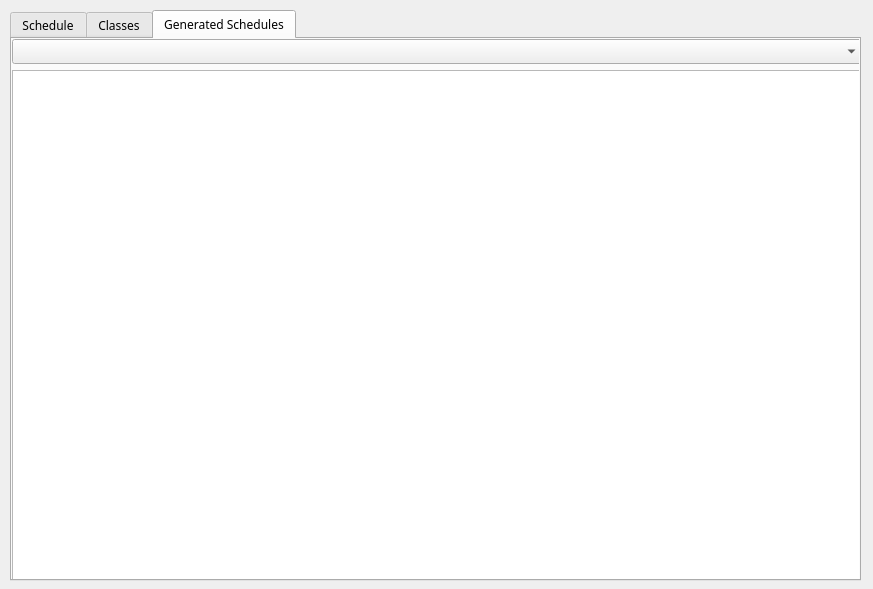
<?xml version="1.0" encoding="UTF-8"?>
<ui version="4.0">
 <class>Schedule</class>
 <widget class="QWidget" name="Schedule">
  <property name="geometry">
   <rect>
    <x>0</x>
    <y>0</y>
    <width>873</width>
    <height>589</height>
   </rect>
  </property>
  <property name="sizePolicy">
   <sizepolicy hsizetype="Expanding" vsizetype="Expanding">
    <horstretch>0</horstretch>
    <verstretch>0</verstretch>
   </sizepolicy>
  </property>
  <property name="font">
   <font>
    <family>Ubuntu Mono</family>
   </font>
  </property>
  <property name="windowTitle">
   <string>Scheduler</string>
  </property>
  <widget class="QTabWidget" name="schedulesTab">
   <property name="geometry">
    <rect>
     <x>10</x>
     <y>10</y>
     <width>851</width>
     <height>571</height>
    </rect>
   </property>
   <property name="sizePolicy">
    <sizepolicy hsizetype="Expanding" vsizetype="Expanding">
     <horstretch>0</horstretch>
     <verstretch>0</verstretch>
    </sizepolicy>
   </property>
   <property name="currentIndex">
    <number>2</number>
   </property>
   <widget class="QWidget" name="tab">
    <property name="sizePolicy">
     <sizepolicy hsizetype="Expanding" vsizetype="Expanding">
      <horstretch>0</horstretch>
      <verstretch>0</verstretch>
     </sizepolicy>
    </property>
    <attribute name="title">
     <string>Schedule</string>
    </attribute>
    <widget class="QWidget" name="gridLayoutWidget">
     <property name="geometry">
      <rect>
       <x>0</x>
       <y>0</y>
       <width>851</width>
       <height>531</height>
      </rect>
     </property>
     <property name="sizePolicy">
      <sizepolicy hsizetype="Expanding" vsizetype="Expanding">
       <horstretch>0</horstretch>
       <verstretch>0</verstretch>
      </sizepolicy>
     </property>
     <layout class="QGridLayout" name="gridLayout" rowstretch="1,0,0,10" columnstretch="1,0,0,0">
      <item row="1" column="1">
       <widget class="QTimeEdit" name="startTime">
        <property name="sizePolicy">
         <sizepolicy hsizetype="Expanding" vsizetype="Expanding">
          <horstretch>0</horstretch>
          <verstretch>0</verstretch>
         </sizepolicy>
        </property>
       </widget>
      </item>
      <item row="1" column="2">
       <widget class="QTimeEdit" name="endTime">
        <property name="sizePolicy">
         <sizepolicy hsizetype="Expanding" vsizetype="Expanding">
          <horstretch>0</horstretch>
          <verstretch>0</verstretch>
         </sizepolicy>
        </property>
       </widget>
      </item>
      <item row="0" column="3">
       <widget class="QLabel" name="label_4">
        <property name="sizePolicy">
         <sizepolicy hsizetype="Expanding" vsizetype="Expanding">
          <horstretch>0</horstretch>
          <verstretch>0</verstretch>
         </sizepolicy>
        </property>
        <property name="text">
         <string>Days</string>
        </property>
       </widget>
      </item>
      <item row="0" column="0">
       <widget class="QLabel" name="label">
        <property name="sizePolicy">
         <sizepolicy hsizetype="Expanding" vsizetype="Expanding">
          <horstretch>0</horstretch>
          <verstretch>0</verstretch>
         </sizepolicy>
        </property>
        <property name="text">
         <string>Course Name</string>
        </property>
       </widget>
      </item>
      <item row="0" column="2">
       <widget class="QLabel" name="label_3">
        <property name="sizePolicy">
         <sizepolicy hsizetype="Expanding" vsizetype="Expanding">
          <horstretch>0</horstretch>
          <verstretch>0</verstretch>
         </sizepolicy>
        </property>
        <property name="text">
         <string>End Time</string>
        </property>
       </widget>
      </item>
      <item row="0" column="1">
       <widget class="QLabel" name="label_2">
        <property name="sizePolicy">
         <sizepolicy hsizetype="Expanding" vsizetype="Expanding">
          <horstretch>0</horstretch>
          <verstretch>0</verstretch>
         </sizepolicy>
        </property>
        <property name="text">
         <string>Start Time</string>
        </property>
       </widget>
      </item>
      <item row="1" column="3">
       <layout class="QHBoxLayout" name="horizontalLayout_3">
        <item>
         <widget class="QCheckBox" name="mDay">
          <property name="sizePolicy">
           <sizepolicy hsizetype="Expanding" vsizetype="Expanding">
            <horstretch>0</horstretch>
            <verstretch>0</verstretch>
           </sizepolicy>
          </property>
          <property name="text">
           <string>M</string>
          </property>
         </widget>
        </item>
        <item>
         <widget class="QCheckBox" name="tDay">
          <property name="sizePolicy">
           <sizepolicy hsizetype="Expanding" vsizetype="Expanding">
            <horstretch>0</horstretch>
            <verstretch>0</verstretch>
           </sizepolicy>
          </property>
          <property name="text">
           <string>T</string>
          </property>
         </widget>
        </item>
        <item>
         <widget class="QCheckBox" name="wDay">
          <property name="sizePolicy">
           <sizepolicy hsizetype="Expanding" vsizetype="Expanding">
            <horstretch>0</horstretch>
            <verstretch>0</verstretch>
           </sizepolicy>
          </property>
          <property name="text">
           <string>W</string>
          </property>
         </widget>
        </item>
        <item>
         <widget class="QCheckBox" name="rDay">
          <property name="sizePolicy">
           <sizepolicy hsizetype="Expanding" vsizetype="Expanding">
            <horstretch>0</horstretch>
            <verstretch>0</verstretch>
           </sizepolicy>
          </property>
          <property name="text">
           <string>R</string>
          </property>
         </widget>
        </item>
        <item>
         <widget class="QCheckBox" name="fDay">
          <property name="sizePolicy">
           <sizepolicy hsizetype="Expanding" vsizetype="Expanding">
            <horstretch>0</horstretch>
            <verstretch>0</verstretch>
           </sizepolicy>
          </property>
          <property name="text">
           <string>F</string>
          </property>
         </widget>
        </item>
       </layout>
      </item>
      <item row="1" column="0">
       <widget class="QComboBox" name="classSelector">
        <property name="sizePolicy">
         <sizepolicy hsizetype="Expanding" vsizetype="Expanding">
          <horstretch>0</horstretch>
          <verstretch>0</verstretch>
         </sizepolicy>
        </property>
       </widget>
      </item>
      <item row="3" column="0" colspan="4">
       <widget class="QListWidget" name="scheduleList"/>
      </item>
      <item row="2" column="1">
       <widget class="QPushButton" name="addToScheduleBtn">
        <property name="sizePolicy">
         <sizepolicy hsizetype="Expanding" vsizetype="Expanding">
          <horstretch>0</horstretch>
          <verstretch>0</verstretch>
         </sizepolicy>
        </property>
        <property name="text">
         <string>Add Class</string>
        </property>
       </widget>
      </item>
      <item row="2" column="2">
       <widget class="QPushButton" name="removeFromSchedBtn">
        <property name="sizePolicy">
         <sizepolicy hsizetype="Expanding" vsizetype="Expanding">
          <horstretch>0</horstretch>
          <verstretch>0</verstretch>
         </sizepolicy>
        </property>
        <property name="text">
         <string>Remove Class</string>
        </property>
       </widget>
      </item>
      <item row="2" column="3">
       <widget class="QPushButton" name="generateBtn">
        <property name="sizePolicy">
         <sizepolicy hsizetype="Expanding" vsizetype="Expanding">
          <horstretch>0</horstretch>
          <verstretch>0</verstretch>
         </sizepolicy>
        </property>
        <property name="text">
         <string>Generate Schedules</string>
        </property>
       </widget>
      </item>
     </layout>
    </widget>
   </widget>
   <widget class="QWidget" name="tab_2">
    <attribute name="title">
     <string>Classes</string>
    </attribute>
    <widget class="QWidget" name="verticalLayoutWidget">
     <property name="geometry">
      <rect>
       <x>10</x>
       <y>0</y>
       <width>831</width>
       <height>531</height>
      </rect>
     </property>
     <layout class="QVBoxLayout" name="verticalLayout_2" stretch="1,1,1,0,10">
      <item>
       <widget class="QLabel" name="label_5">
        <property name="text">
         <string>Course Name</string>
        </property>
       </widget>
      </item>
      <item>
       <widget class="QTextEdit" name="courseNameText"/>
      </item>
      <item>
       <widget class="QPushButton" name="addClassBtn">
        <property name="text">
         <string>Add Class</string>
        </property>
       </widget>
      </item>
      <item>
       <widget class="QPushButton" name="removeBtn">
        <property name="text">
         <string>Remove from List</string>
        </property>
       </widget>
      </item>
      <item>
       <widget class="QListWidget" name="classList"/>
      </item>
     </layout>
    </widget>
   </widget>
   <widget class="QWidget" name="tab_3">
    <attribute name="title">
     <string>Generated Schedules</string>
    </attribute>
    <widget class="QWidget" name="verticalLayoutWidget_2">
     <property name="geometry">
      <rect>
       <x>0</x>
       <y>0</y>
       <width>851</width>
       <height>541</height>
      </rect>
     </property>
     <layout class="QVBoxLayout" name="verticalLayout">
      <item>
       <widget class="QComboBox" name="generatedWeeksCombo"/>
      </item>
      <item>
       <widget class="QTableWidget" name="generatedTable"/>
      </item>
     </layout>
    </widget>
   </widget>
  </widget>
 </widget>
 <resources/>
 <connections/>
</ui>
